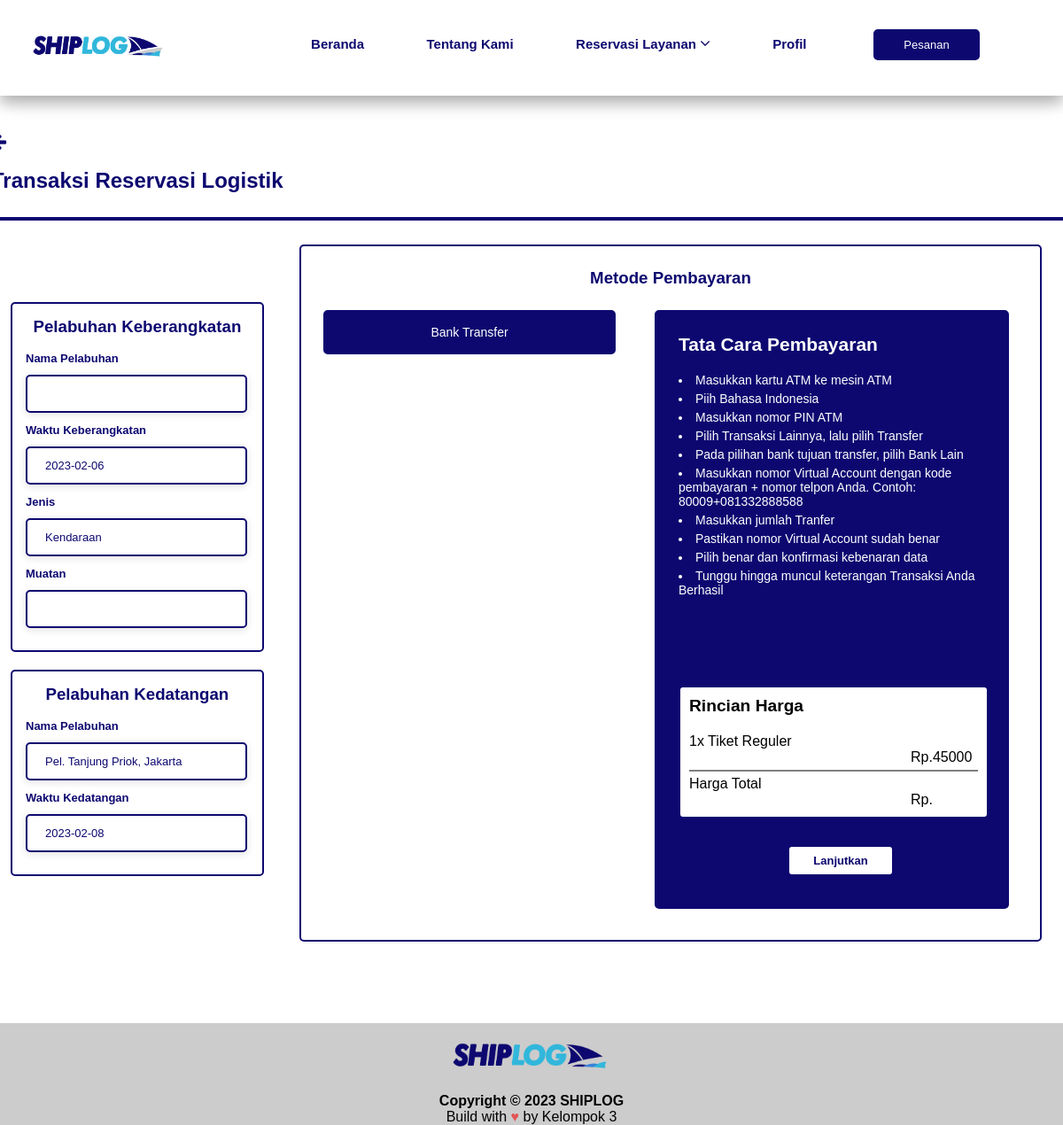
The app's page /14-pemesanan-log.php?id_schedule=1 with its own data.
### tables this page shows
CREATE TABLE `tiket_kapallogistik` (
  `id_schedule` int(11) NOT NULL,
  `name_ship` varchar(100) NOT NULL,
  `class` varchar(100) NOT NULL,
  `type` varchar(100) NOT NULL,
  `quantity` int(11) NOT NULL,
  `price` float NOT NULL,
  `route` varchar(100) NOT NULL,
  `date_dep` date NOT NULL,
  `time_dep` time NOT NULL,
  `date_dest` date NOT NULL,
  `time_dest` time NOT NULL
);

### 14-pemesanan-log.php (the view, shortened to what this page needs)
<?php
include("./koneksi.php");
$keberangkatan = $_SESSION['keberangkatan'];
$id = $_SESSION['id_schedule'];
$sql = "SELECT * FROM tiket_kapallogistik WHERE id_schedule='$id'";
$result = mysqli_query($conn,$sql);
$quantity = $_SESSION['quantity'];
while ($tiket_data = mysqli_fetch_array($result)){
    $date_dep = $tiket_data['date_dep'];
    $class = $tiket_data['class'];
    $route = $tiket_data['route'];
    $date_dest = $tiket_data['date_dest'];
    $price = $tiket_data['price'];
    $type = $tiket_data['type'];
}
?>
<!DOCTYPE html>
<html lang="en">
<head>
    <link rel="stylesheet" href="css/style-pemesanan.css">
    <link rel="stylesheet" href="css/header-footer.css">
    <link rel="stylesheet" href="https://cdnjs.cloudflare.com/ajax/libs/font-awesome/4.7.0/css/font-awesome.min.css">
</head>
<body>
    <section>
        <nav class="nav-index">
            <a href="8-index-after.php" class="nav-title"> <img src="image/shiplog.png"> </a>
            <div class='nav-links'>
                <ul>
                    <li class="nav-bar"><a href='8-index-after.php' class="nav-title">Beranda</a></li>
                    <li class="nav-bar"><a href='about-us-after.php' class="nav-title">Tentang Kami</a></li>
                    <div class="dropdown">
                        <li class="nav-bar"><span class="nav-title">Reservasi Layanan <span class="fa fa-angle-down" style="font-size:18px"></span></span></li>
                    </div>
                    <li class="nav-bar"><a href='profile.php' class="nav-title">Profil</a></li>
                    <li class="nav-bar">
                        <div class="button">
                            <a href="chekout.php"><button class='button-a' type="submit">Pesanan</button></a>
                        </div>
                    </li>
                </ul>
            </div>
        </nav>
    </section>
    <section >
        <div class="overlay">
            <a href="javascript:history.back();"> <i class="fa fa-arrow-left" style="font-size: 20px; color: #0d0870; margin-bottom: 20px;"></i> </a>
            <h2 style="color:#0d0870; margin-bottom: 7px;">Transaksi Reservasi Logistik</h2>
            <div class="container">
                <table border="0" width="100%">
                    <tr>
                        <td width="25%">
                            <div class="containerr">
                                <h3>Pelabuhan Keberangkatan</h3>
                                <label class="sub-title">Nama Pelabuhan</label><br>
                                <input class="register-input" type="text" value="<?= $keberangkatan ?>"><br>
                                <label class="sub-title">Waktu Keberangkatan</label><br>
                                <input class="register-input" type="text" value="<?= $date_dep ?>"><br>
                                <label class="sub-title">Jenis</label><br>
                                <input class="register-input" type="text" value="<?= $type ?>"><br>
                                <label class="sub-title">Muatan</label><br>
                                <input class="register-input" type="text" value="<?= $quantity ?>" ><br>
                            </div>
                            <div class="containerr">
                                <h3>Pelabuhan Kedatangan</h3>
                                <label class="sub-title">Nama Pelabuhan</label><br>
                                <input class="register-input" type="text" value="<?= $route ?>"><br>
                                <label class="sub-title">Waktu Kedatangan</label><br>
                                <input class="register-input" type="text" value="<?= $date_dest ?>"><br>
                            </div>
                        </td>
                        <td width="75%">
                            <div class="containerrr">
                                <h3>Metode Pembayaran</h3>
                                <div class="register-row">
                                    <div class="register-form-button">
                                        <a href="1-index.php"><button class='back-button'>Bank Transfer</button></a>
                                    </div>
                                    <div class="containerrrr">
                                        <h4 style="margin-bottom: 20px; font-size: 21px;">Tata Cara Pembayaran</h4>
                                        <li>Masukkan kartu ATM ke mesin ATM</li>
                                        <li>Piih Bahasa Indonesia</li>
                                        <li>Masukkan nomor PIN ATM</li>
                                        <li>Pilih Transaksi Lainnya, lalu pilih Transfer</li>
                                        <li>Pada pilihan bank tujuan transfer, pilih Bank Lain</li>
                                        <li>Masukkan nomor Virtual Account dengan kode pembayaran + nomor telpon Anda. Contoh: 80009+081332888588</li>
                                        <li>Masukkan jumlah Tranfer</li>
                                        <li>Pastikan nomor Virtual Account sudah benar</li>
                                        <li>Pilih benar dan konfirmasi kebenaran data</li>
                                        <li>Tunggu hingga muncul keterangan Transaksi Anda Berhasil</li>
                                        <div class="containers">
                                        <form action="update_tlogistik.php" method='post' >
                                            <div>
                                                <h5 style="color: black; margin-bottom: 20px; font-size: larger;">Rincian Harga</h5>
                                            </div>
                                            <div>
                                                <span style="color: black; margin-bottom: 10px;">1x Tiket <?=$class  ?></span>
                                                <span style="color: black; margin-left: 250px;">Rp.<?=$price  ?></span><hr style="height:2px;border-width:0;color:gray;background-color:gray; margin: 5px 0px 5px 0px;">
                                            </div>
                                            <div>
                                                <span style="color: black;">Harga Total</span>
                                                <span style="color: black; margin-left: 250px;">Rp.<?=$harga  ?></span>
                                            </div>
                                        </div>
                                        <div class="button">
                                            <input class='buttons' name='checkout' type="submit" value='Lanjutkan'></a>
                                        </div>
                                    </div>
                                </div>
                            </div>
                        </td>
                    </tr>
                </table>
            </div>
        </div>
    </section>
    <footer>
        <img src="image/shiplog.png" alt="">
        <dd><b>Copyright &copy <script>document.write(new Date().getFullYear())</script> SHIPLOG</b></dd>
        <dd>Build with <span style="color: #e25555;">&#9829;</span> by Kelompok 3</dd>
    </footer>
</body>
</html>

### css/style-pemesanan.css (style rules this page uses)
.overlay { display: grid; justify-content: center; align-content: center; margin: 150px 0px 50px 0px; }
.container { box-sizing: border-box; width: 1220px; min-height: 120px; padding: 10px; background-color: #ffffff; border-top: 4px solid #0d0870; margin: 20px 0px 20px 0px; padding-top: 15px; text-align: left; }
.containerr { width: 94%; min-height: 130px; background-color: #ffffff; border: 2px solid #0d0870; border-radius: 5px; margin: 10px 10px 20px 10px; padding: 15px; text-align: left; }
.containerrr { width: 838px; min-height: 130px; background-color: #ffffff; border: 2px solid #0d0870; border-radius: 5px; margin: 10px 10px 10px 30px; padding: 25px; text-align: left; }
.containerrrr { width: 400px; min-height: 100px; background-color: #ffffff; border: 2px solid #0d0870; border-radius: 5px; margin: 10px 10px 10px 30px; padding: 25px; text-align: left; background-color: #0d0870; color: #ffffff; }
.containers { width: 350px; min-height: 100px; background-color: #ffffff; border: 2px solid #0d0870; border-radius: 5px; margin: 100px 0px 30px 0px; padding: 10px; text-align: left; }
.register-row { display: flex; justify-content: space-between; }
.sub-title { font-size: 13px; font-weight: bold; color: #0d0870; }
.register-input { width: 250px; box-shadow: #63636333 0px 2px 8px 0px; border: solid 2px #0d0870; border-radius: 5px; padding: 12px 20px; margin: 10px 0px 10px 0px; color: #0d0870; font-size: 13px; font-weight: 100; }
h3 { color: #0d0870; text-align: center; margin-bottom: 15px; }
.register-form-button { margin-top: 10px; text-align: center; display: flex; flex-direction: column; }
.back-button { cursor: pointer; width: 330px; height: 50px; text-decoration: none; border: 2px solid #0d0870; padding: 9px 27px; color: #ffffff; background-color: #0d0870; font-size: 14px; border-radius: 5px; margin-bottom: 20px; }
li { font-size: 14px; margin-bottom: 5px; }
.button { text-align: center; }
.buttons { cursor: pointer; width: 120px; height: 35px; margin: 0px 0px 0px 15px; padding: 7px 27px; color: #0d0870; border: none; font-size: 13px; background-color: #ffffff; border-radius: 5px; border: 2px solid #0d0870; font-weight: bold; }

### css/header-footer.css (style rules this page uses)
* { margin: 0; padding: 0; font-family: 'Poppins', sans-serif; box-sizing: border-box; }
.nav-index { background-color: #FFF; display: flex; padding: 15px 3%; justify-content: space-between; align-items: center; transition: 0.4s; position: fixed; width: 100%; top: 0; z-index: 99; box-shadow: 0 8px 16px 0 rgba(0,0,0,0.2), 0 6px 20px 0 rgba(0,0,0,0.19); }
.nav-index img { width: 150px; }
.nav-links { flex: 1; text-align: right; }
.nav-links .nav-bar { list-style: none; display: inline-block; padding: 8px; margin-right: 50px; position: relative; }
.nav-bar::after { content: ""; width: 0%; height: 2px; background: #0d0870; display: block; margin: auto; transition: 0.5s; }
.nav-title { color: #0d0870; text-decoration: none; font-size: 15px; font-weight: bold; }
.dropdown { position: relative; display: inline-block; }
.button { margin: 10px 0px 10px 5px; }
.button-a { cursor: pointer; width: 120px; height: 35px; margin: 0px 0px 0px 0px; padding: 7px 27px; color: #FFF; border: none; font-size: 13px; background-color: #0d0870; border-radius: 5px; border: 2px solid #0d0870; }
footer { text-align: center; background-color: #cccccc; }
footer img { width: 15%; margin-top: 20px; margin-bottom: 20px; }

### records on screen
tiket_kapallogistik: date_dep "2023-02-06", type "Kendaraan", route "Pel. Tanjung Priok, Jakarta", date_dest "2023-02-08", class "Reguler", price "45000"
